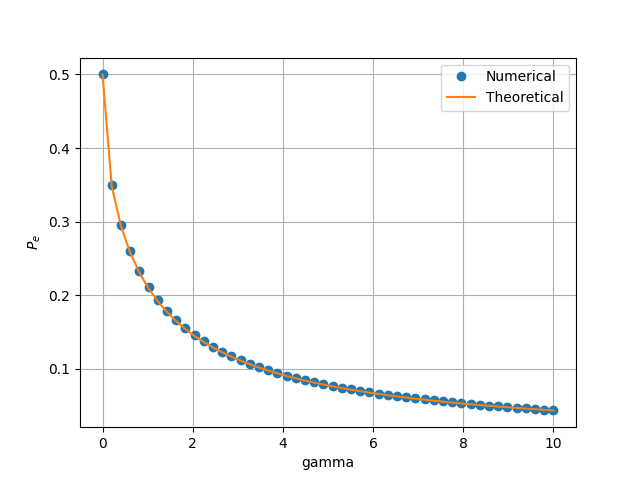

The script that drew this image:
import matplotlib.pyplot as plt
import numpy as np
import math

ber=np.loadtxt('ber.dat',dtype='int')
gau=np.loadtxt('gau.dat',dtype='double')
uni=np.loadtxt('uni.dat',dtype='double')


gama=np.linspace(1e-10,10,50)


# ray2=[]
arr=[]
for j in range(len(gama)):
	# ray2.append([])
	arr.append([])
	for i in range(int(1e6)):
		t=math.sqrt(-gama[j]*math.log(uni[i]))
		arr[j].append(ber[i]*t+gau[i])
# ray2[j].append(math.sqrt(-gama[j]*math.log(uni[i])))

def func(gama):
	arr=[]
	for i in range(len(gau)):
		t=math.sqrt(-gama[j]*math.log(uni[i]))
		arr.append(ber[i]*t+gau[i])
	return arr
arr=np.vectorize(func)(gama)

p_e_num=[]
for i in range(len(gama)):
	l=0
	for j in range(int(1e6)):
		if (arr[i][j]>0 and ber[j]==-1) or (arr[i][j]<0 and ber[j]==1):
			l+=1
	p_e_num.append(l/1e6)

# arr3=np.vectorize(check)(gama)

def p_e_the(gama):
    return math.erfc(0)*(1-1/(math.sqrt(2/gama+1)))/2

p_e_the2=np.vectorize(p_e_the)(gama) 
    


plt.plot(gama,p_e_num,'o')
plt.plot(gama,p_e_the2)
plt.xlabel('gamma')
plt.ylabel('$P_e$')
plt.legend(['Numerical','Theoretical'])
plt.grid()
plt.show()
